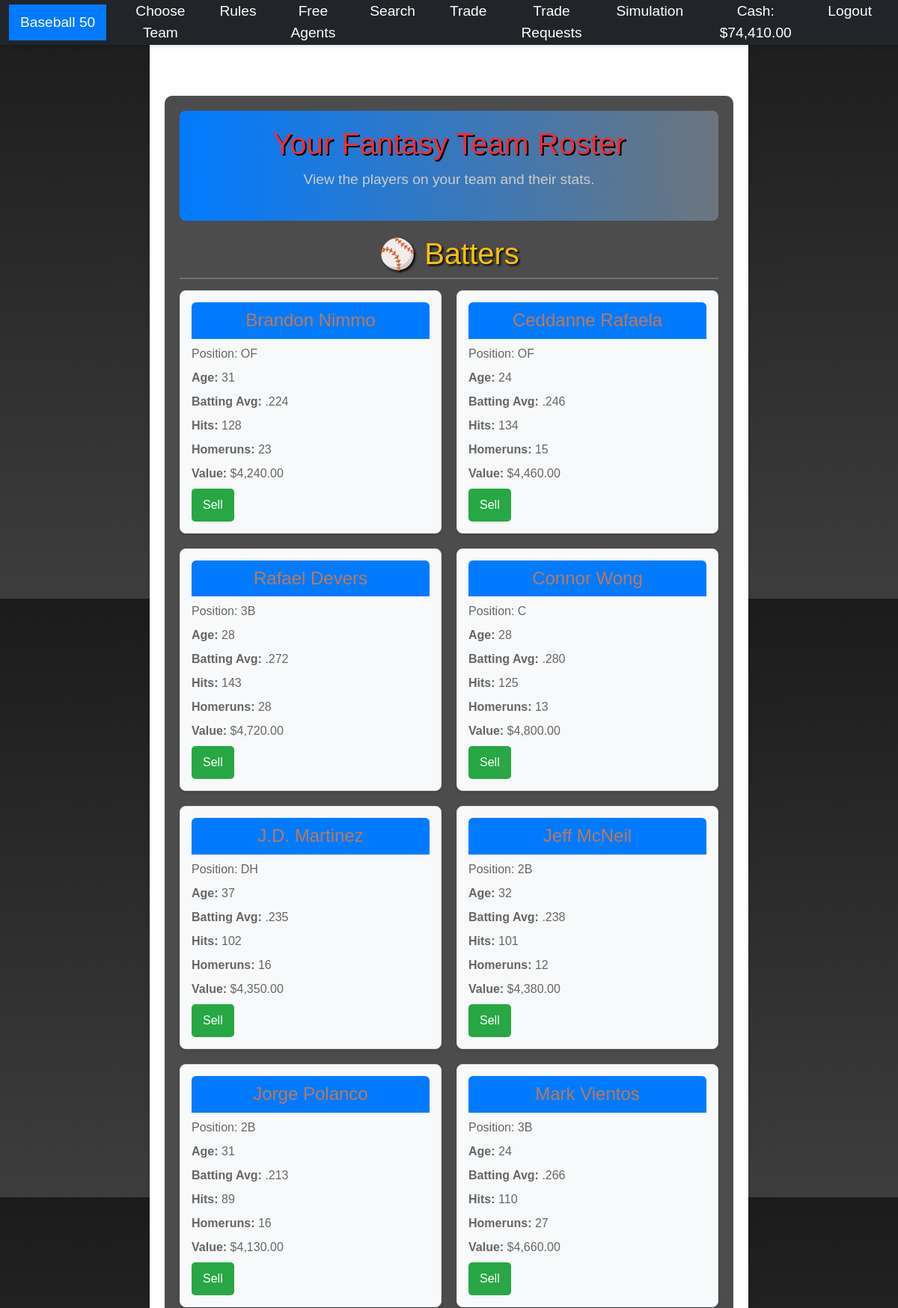
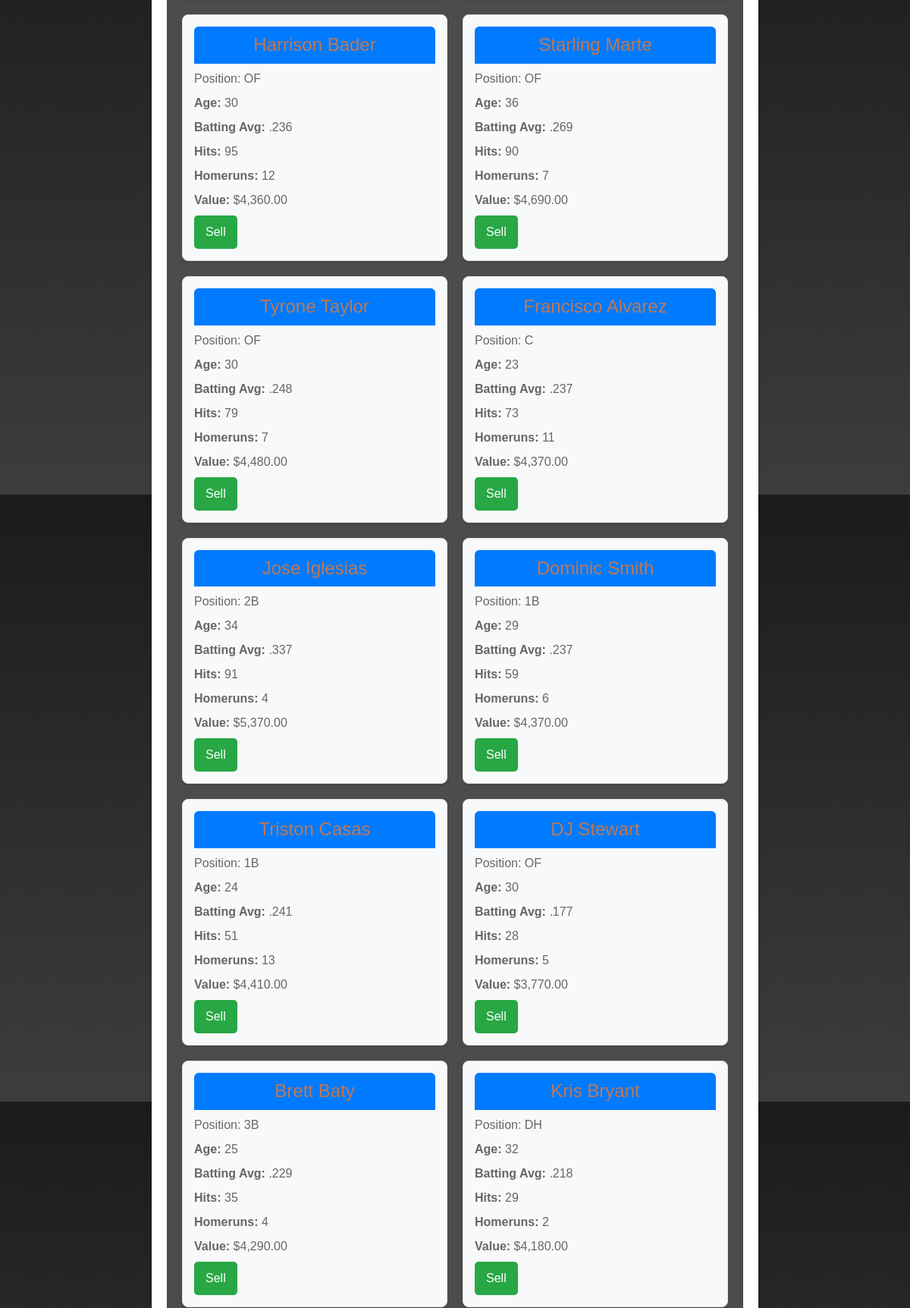
The page / (signed in, upper part) on the database its author committed (2 pictures, top to bottom).
### tables this page shows
CREATE TABLE 'users' ('id' INTEGER PRIMARY KEY AUTOINCREMENT NOT NULL, 'username' TEXT NOT NULL, 'hash' TEXT NOT NULL, 'cash' INTEGER NOT NULL DEFAULT 10000);

CREATE TABLE 'batters' ('Name' , 'Team', 'Pos', 'Age', 'G', 'AB', 'R', 'H', '2B', '3B', 'HR', 'RBI', 'SB', 'CS', 'BB', 'SO', 'SH', 'SF', 'HBP', 'AVG', 'OBP', 'SLG', 'OPS', 'id'  INTEGER PRIMARY KEY NOT NULL  );

### app.py (the view)
@app.route("/")
@login_required
def index():
    cash = db.execute(
        'SELECT cash FROM users WHERE id = ?', session["user_id"]
    )[0]["cash"]
    batters = db.execute('''
        SELECT * FROM batters WHERE id IN
        (SELECT player_id FROM holdings WHERE user_id = ?)''', session["user_id"])
    pitchers = db.execute('''
        SELECT * FROM pitchers WHERE id IN
        (SELECT player_id FROM holdings WHERE user_id = ?)''', session["user_id"])
    return render_template("index.html", batters=batters, pitchers=pitchers, cash=cash)

### app.py (called while the page is built)
def usd(num):
    return f"${num:,.2f}"

def login_required(f):
    @wraps(f)
    def decorated_function(*args, **kwargs):
        if session.get("user_id") is None:
            return redirect("/login")
        return f(*args, **kwargs)
    return decorated_function

@app.after_request
def after_request(response):
    response.headers["Cache-Control"] = "no-cache, no-store, must-revalidate"
    response.headers["Expires"] = 0
    response.headers["Pragma"] = "no-cache"
    return response

### templates/index.html (shortened to what this page needs)
{% extends "layout.html" %}
{% block main %}
    <body>
        <div class="roster-container">
            <header>
                <h1>Your Fantasy Team Roster</h1>
                <p>View the players on your team and their stats.</p>
            </header>
            <section class="team-section">
                <div class="team-category">
                    <h2>⚾ Batters</h2>
                    <div class="player-cards">
                        {% for batter in batters %}
                            <div class="player-card">
                                <div class="player-card-header">
                                    <h3>{{ batter.Name }}</h3>
                                </div>
                                <div class="player-stats">
                                    <p><strong></strong>Position: </strong>{{ batter.Pos }}</p>
                                <p><strong>Age:</strong> {{ batter.Age }}</p>
                                <p><strong>Batting Avg:</strong> {{ batter.AVG }}</p>
                                <p><strong>Hits:</strong> {{ batter.H }}</p>
                                <p><strong>Homeruns:</strong> {{ batter.HR }}</p>
                                <p><strong>Value:</strong> {{ ((batter.AVG | float) * 10000 + 2000)| usd }}</p>
                            </div>
                            <form action="/sellbatter" method="POST">
                                <button class="sell-btn" name="player_id" value="{{ batter.id }}">Sell</button>
                            </form>
                            </div>
                        {% endfor %}
                    </div>
                </div>
            </section>
        </div>
    </body>
{% endblock %}

### templates/layout.html (shortened to what this page needs)
<!DOCTYPE html>
<html lang="en">
    <head>
        <link href="https://cdn.jsdelivr.net/npm/bootstrap@5.3.3/dist/css/bootstrap.min.css" rel="stylesheet">
        <link href="/static/styles.css" rel="stylesheet">
    </head>
    <body>
        <nav class="navbar navbar-expand-lg navbar-dark bg-dark">
            <div class="container-fluid">
                <a class="navbar-brand nav-link {% if request.path == '/' %}active{% endif %}" href="/">Baseball 50</a>
                <div class="collapse navbar-collapse" id="navbarNav">
                    <ul class="navbar-nav">
                        <li class="nav-item">
                            <a href="/chooseteam" class="nav-link {% if request.path == '/chooseteam' %}active{% endif %}">Choose Team</a>
                        </li>
                        <li class="nav-item">
                            <a href="/rules" class="nav-link {% if request.path == '/rules' %}active{% endif %}">Rules</a>
                        </li>
                        <li class="nav-item">
                            <a href="/freeagents" class="nav-link {% if request.path == '/freeagents' %}active{% endif %}">Free Agents</a>
                        </li>
                        <li class="nav-item">
                            <a href="/search" class="nav-link {% if request.path == '/search' %}active{% endif %}">Search</a>
                        </li>
                        <li class="nav-item">
                            <a href="/trade" class="nav-link {% if request.path == '/trade' %}active{% endif %}">Trade</a>
                        </li>
                        <li class="nav-item">
                            <a href="/trade_requests" class="nav-link {% if request.path == '/trade_requests' %}active{% endif %}">Trade Requests</a>
                        </li>
                        <li class="nav-item">
                            <a href="/simulation" class="nav-link {% if request.path == '/simulation' %}active{% endif %}">Simulation</a>
                        </li>
                    </ul>
                    <ul class="navbar-nav ms-auto">
                        <li class="nav-item">
                            <a href="#" class="nav-link">Cash: {{ (cash | float) | usd}}</a>
                        </li>
                        <li class="nav-item">
                            <a href="/logout" class="nav-link">Logout</a>
                        </li>
                    </ul>
                </div>
            </div>
        </nav>
        <main class="container py-5 text-center">
            {% block main %}{% endblock %}
        </main>
    </body>
</html>

### rows shown on the page
users: cash "$74,410.00"
batters: Name "Brandon Nimmo", Pos "OF", Age "31", AVG ".224", H "128", HR "23", ((batter.AVG|float)*10000+2000)|usd "$4,240.00", {{ batter.id }} 45 (drawn)
batters: Name "Ceddanne Rafaela", Pos "OF", Age "24", AVG ".246", H "134", HR "15", ((batter.AVG|float)*10000+2000)|usd "$4,460.00", {{ batter.id }} 67 (drawn)
batters: Name "Rafael Devers", Pos "3B", Age "28", AVG ".272", H "143", HR "28", ((batter.AVG|float)*10000+2000)|usd "$4,720.00", {{ batter.id }} 77 (drawn)
batters: Name "Connor Wong", Pos "C", Age "28", AVG ".280", H "125", HR "13", ((batter.AVG|float)*10000+2000)|usd "$4,800.00", {{ batter.id }} 122 (drawn)
batters: Name "J.D. Martinez", Pos "DH", Age "37", AVG ".235", H "102", HR "16", ((batter.AVG|float)*10000+2000)|usd "$4,350.00", {{ batter.id }} 131 (drawn)
batters: Name "Jeff McNeil", Pos "2B", Age "32", AVG ".238", H "101", HR "12", ((batter.AVG|float)*10000+2000)|usd "$4,380.00", {{ batter.id }} 137 (drawn)
batters: Name "Jorge Polanco", Pos "2B", Age "31", AVG ".213", H "89", HR "16", ((batter.AVG|float)*10000+2000)|usd "$4,130.00", {{ batter.id }} 141 (drawn)
batters: Name "Mark Vientos", Pos "3B", Age "24", AVG ".266", H "110", HR "27", ((batter.AVG|float)*10000+2000)|usd "$4,660.00", {{ batter.id }} 144 (drawn)
batters: Name "Harrison Bader", Pos "OF", Age "30", AVG ".236", H "95", HR "12", ((batter.AVG|float)*10000+2000)|usd "$4,360.00", {{ batter.id }} 156 (drawn)
batters: Name "Starling Marte", Pos "OF", Age "36", AVG ".269", H "90", HR "7", ((batter.AVG|float)*10000+2000)|usd "$4,690.00", {{ batter.id }} 219 (drawn)
batters: Name "Tyrone Taylor", Pos "OF", Age "30", AVG ".248", H "79", HR "7", ((batter.AVG|float)*10000+2000)|usd "$4,480.00", {{ batter.id }} 232 (drawn)
batters: Name "Francisco Alvarez", Pos "C", Age "23", AVG ".237", H "73", HR "11", ((batter.AVG|float)*10000+2000)|usd "$4,370.00", {{ batter.id }} 238 (drawn)
batters: Name "Jose Iglesias", Pos "2B", Age "34", AVG ".337", H "91", HR "4", ((batter.AVG|float)*10000+2000)|usd "$5,370.00", {{ batter.id }} 273 (drawn)
batters: Name "Dominic Smith", Pos "1B", Age "29", AVG ".237", H "59", HR "6", ((batter.AVG|float)*10000+2000)|usd "$4,370.00", {{ batter.id }} 291 (drawn)
batters: Name "Triston Casas", Pos "1B", Age "24", AVG ".241", H "51", HR "13", ((batter.AVG|float)*10000+2000)|usd "$4,410.00", {{ batter.id }} 327 (drawn)
batters: Name "DJ Stewart", Pos "OF", Age "30", AVG ".177", H "28", HR "5", ((batter.AVG|float)*10000+2000)|usd "$3,770.00", {{ batter.id }} 378 (drawn)
batters: Name "Brett Baty", Pos "3B", Age "25", AVG ".229", H "35", HR "4", ((batter.AVG|float)*10000+2000)|usd "$4,290.00", {{ batter.id }} 386 (drawn)
batters: Name "Kris Bryant", Pos "DH", Age "32", AVG ".218", H "29", HR "2", ((batter.AVG|float)*10000+2000)|usd "$4,180.00", {{ batter.id }} 416 (drawn)
